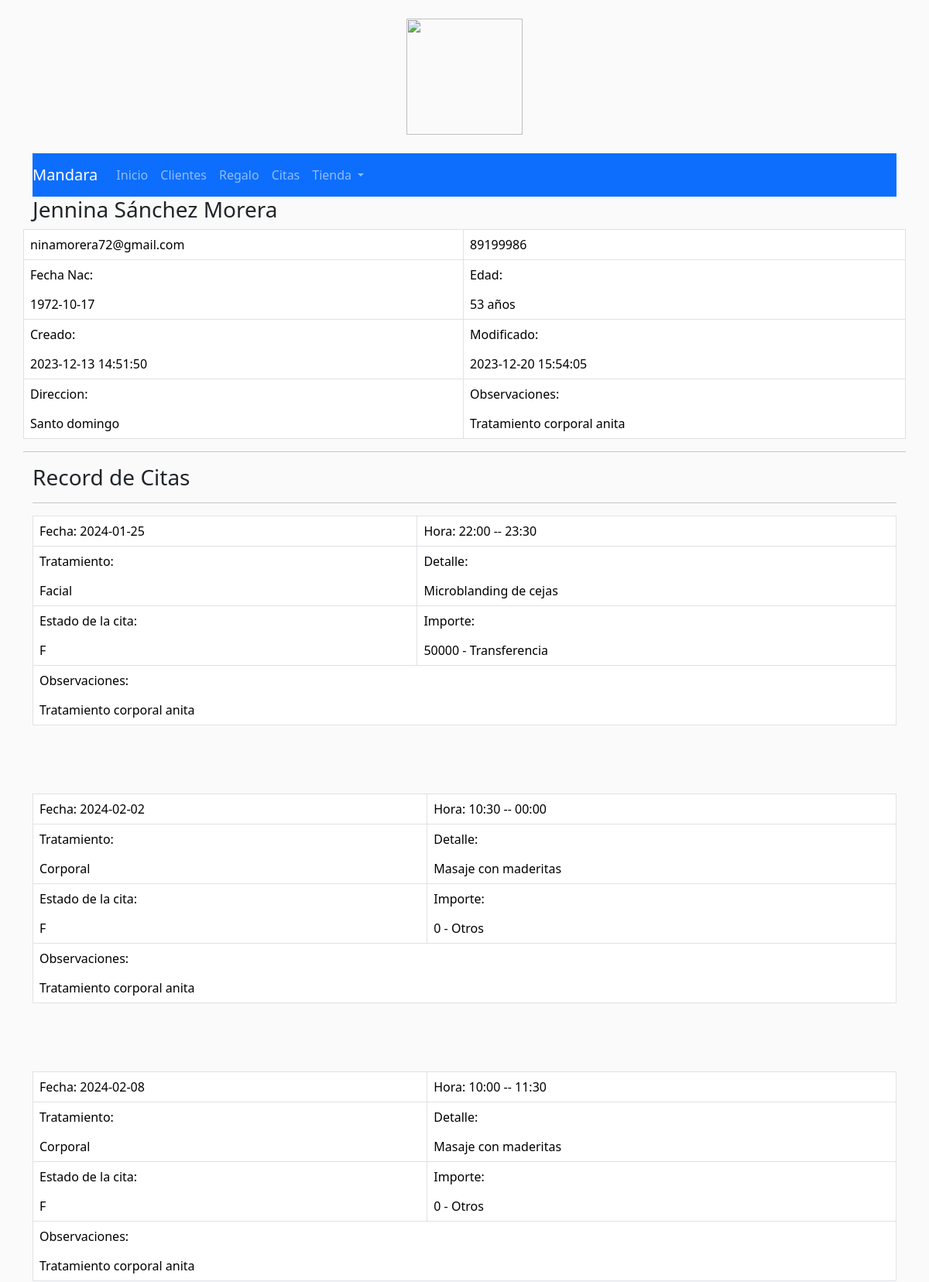
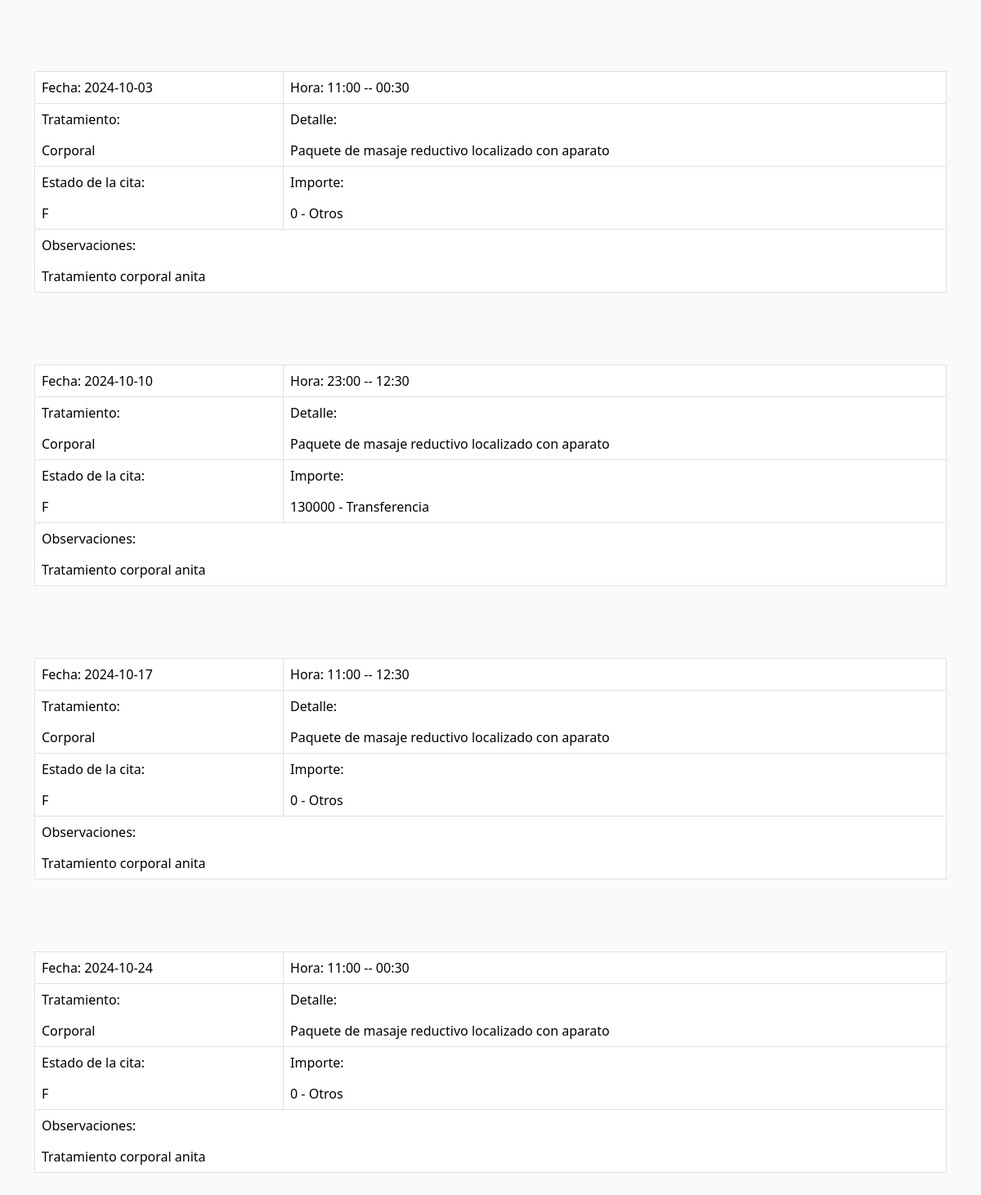
/admin_mandara/ver_cliente_2.php?id=15, run on the app's committed database (2 pictures, top to bottom).
### tables this page shows
CREATE TABLE `alumnos` (
  `id` int(11) UNSIGNED NOT NULL,
  `nombre` varchar(30) NOT NULL,
  `apellido` varchar(30) NOT NULL,
  `email` varchar(50) NOT NULL,
  `edad` date DEFAULT NULL,
  `mes` varchar(10) NOT NULL,
  `celular` varchar(40) NOT NULL,
  `direccion` varchar(100) NOT NULL,
  `observaciones` varchar(300) NOT NULL,
  `created_at` timestamp NOT NULL DEFAULT current_timestamp(),
  `updated_at` timestamp NOT NULL DEFAULT current_timestamp()
);

CREATE TABLE `citas` (
  `id_cita` int(11) UNSIGNED NOT NULL,
  `tratamiento` varchar(50) NOT NULL,
  `detalle` varchar(50) NOT NULL,
  `fecha` date NOT NULL,
  `hora_inicio` varchar(50) NOT NULL,
  `hora_final` varchar(50) NOT NULL,
  `estado` varchar(10) NOT NULL,
  `importe` int(10) NOT NULL,
  `modo_pago` varchar(100) NOT NULL,
  `observaciones_c` varchar(300) NOT NULL,
  `created_at` timestamp NOT NULL DEFAULT current_timestamp(),
  `updated_at` timestamp NOT NULL DEFAULT current_timestamp(),
  `id` int(10) UNSIGNED NOT NULL
);

### admin_mandara/ver_cliente_2.php (the view, shortened to what this page needs)
<?php
require_once 'dbconfig.php';
include 'templates/header.php';
if (isset($_GET['id']) && !empty($_GET['id'])) {
  $id = $_GET['id'];
  $stmt_edit = $DB_con->prepare('SELECT * FROM alumnos  WHERE id =:uid ');
  $stmt_edit->execute(array(':uid' => $id));
  $edit_row = $stmt_edit->fetch(PDO::FETCH_ASSOC);
  extract($edit_row);
} else {
  header("Location:");
}
?>
<div class="container">
      <?php include '../sistema_obsequios/menu.php'; ?>
      <div class="col-sm-12">
      <h3><?php echo $nombre.$apellido;?></h3>
      <div class="row">
      <table class="table table-bordered">
  <tbody>
    <tr class="bg-success text-white">
      <td><?php echo $email;?></td>
      <td><?php echo $celular;?></td>
    </tr>
    <tr>
      <td><p>Fecha Nac:</p><?php echo $edad;?></td>
      <td><p>Edad:</p><?php
      function calculaedad($fechanacimiento){
          list($ano,$mes,$dia) = explode("-",$fechanacimiento);
          $ano_diferencia  = date("Y") - $ano;
          $mes_diferencia = date("m") - $mes;
          $dia_diferencia   = date("d") - $dia;
          if ($dia_diferencia < 0 || $mes_diferencia < 0)
            $ano_diferencia--;
          return $ano_diferencia;
          }?>
       <?php echo calculaedad ($edad)." años"; ?>
    </td>
    </tr>
    <tr>
      <td><p>Creado:</p><? $fecha= $created_at;
   $nueva= strtotime('-6 hour', strtotime($fecha));
   $nueva= date('Y-m-d H:i:s', $nueva);
   echo $nueva;
?></td>
      <td><p>Modificado:</p><? $fecha= $updated_at;
   $nueva= strtotime('-6 hour', strtotime($fecha));
   $nueva= date('Y-m-d H:i:s', $nueva);
   echo $nueva;
?></td>
    </tr>
    <tr>
    <td><p>Direccion:</p><?php echo $direccion;?></td>
    <td><p>Observaciones:</p><?php echo $observaciones;?></td>
    </tr>
  </tbody>
</table>
<hr/>
    </div>
    <h3>Record de Citas</h3>
    <hr/>
    <?php
             $stmt = $DB_con->prepare("SELECT * FROM citas WHERE id=$id");
            $stmt->execute();
            if ($stmt->rowCount() > 0) {
              while ($row = $stmt->fetch(PDO::FETCH_ASSOC)) {
                extract($row);
            ?>
<table class="table table-bordered">
  <tbody>
    <tr class="bg-primary text-white">
      <td><?php echo "Fecha:   ".$fecha; ?></td>
      <td><?php echo "Hora:   ".$hora_inicio." -- ".$hora_final; ?></td>
    </tr>
    <tr>
      <td><p>Tratamiento:</p><?php echo $tratamiento; ?></td>
      <td><p>Detalle:</p><?php echo $detalle; ?></td>
    </tr>
    <tr>
      <td><p>Estado de la cita:</p><?php echo $estado; ?></td>
      <td><p>Importe:</p><?php echo $importe; ?> - <?php echo $modo_pago; ?>  </td>
    </tr>
    <tr>
    <td colspan="2"><p>Observaciones:</p><?php echo $observaciones;?></td>
    </tr>
  </tbody>
</table>
<br/><br/><br/>
              <?php
              }
            } else {
              ?>
              <div class="col-xs-12">
                <p>No tiene citas registradas</p>
              </div>
            <?php
            }
            ?>
  </div>
</div>

### admin_mandara/templates/header.php (style rules this page uses)
body { background-color: #FAFAFA; }

### data on the page
alumnos: nombre "Jennina", apellido "Sánchez Morera", email "ninamorera72@gmail.com", celular "89199986", edad "1972-10-17", edad "53", created_at "2023-12-13 14:51:50", updated_at "2023-12-20 15:54:05", direccion "Santo domingo", observaciones "Tratamiento corporal anita"
citas: fecha "2024-01-25", hora_inicio "22:00", hora_final "23:30", tratamiento "Facial", detalle "Microblanding de cejas", estado "F", importe "50000", modo_pago "Transferencia", id.observaciones "Tratamiento corporal anita"
citas: fecha "2024-02-02", hora_inicio "10:30", hora_final "00:00", tratamiento "Corporal", detalle "Masaje con maderitas", estado "F", importe "0", modo_pago "Otros", id.observaciones "Tratamiento corporal anita"
citas: fecha "2024-02-08", hora_inicio "10:00", hora_final "11:30", tratamiento "Corporal", detalle "Masaje con maderitas", estado "F", importe "0", modo_pago "Otros", id.observaciones "Tratamiento corporal anita"
citas: fecha "2024-10-03", hora_inicio "11:00", hora_final "00:30", tratamiento "Corporal", detalle "Paquete de masaje reductivo localizado con aparato", estado "F", importe "0", modo_pago "Otros", id.observaciones "Tratamiento corporal anita"
citas: fecha "2024-10-10", hora_inicio "23:00", hora_final "12:30", tratamiento "Corporal", detalle "Paquete de masaje reductivo localizado con aparato", estado "F", importe "130000", modo_pago "Transferencia", id.observaciones "Tratamiento corporal anita"
citas: fecha "2024-10-17", hora_inicio "11:00", hora_final "12:30", tratamiento "Corporal", detalle "Paquete de masaje reductivo localizado con aparato", estado "F", importe "0", modo_pago "Otros", id.observaciones "Tratamiento corporal anita"
citas: fecha "2024-10-24", hora_inicio "11:00", hora_final "00:30", tratamiento "Corporal", detalle "Paquete de masaje reductivo localizado con aparato", estado "F", importe "0", modo_pago "Otros", id.observaciones "Tratamiento corporal anita"
